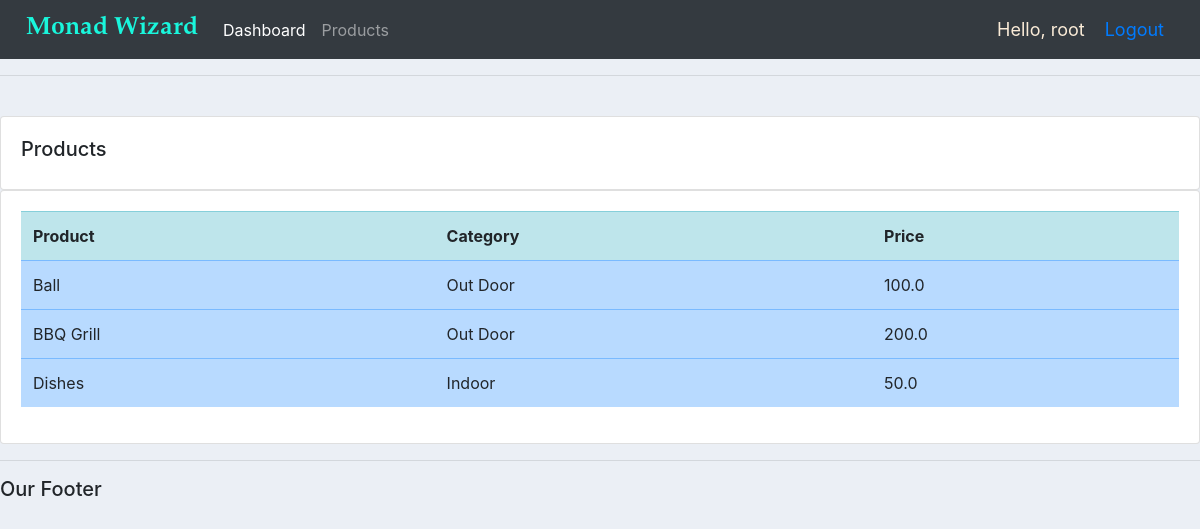
/products (signed in), run on the app's committed database.
### accounts/models.py (models this page shows, shortened)
class Product(models.Model):
    CATEGORY = (
        ('Indoor', 'Indoor'),
        ('Out Door', 'Out Door'),
    )
    name = models.CharField(max_length=200, null=True)
    price = models.FloatField(null=True)
    category = models.CharField(max_length=200, null=True,choices=CATEGORY)
    description = models.CharField(max_length=200, null=True, blank=True)
    date_created = models.DateTimeField(auto_now_add=True, null=True)
    tags = models.ManyToManyField(Tag)

### accounts/views.py (the view)
# urls.py: path('products', views.products, name="products"),
@login_required(login_url='login')
def products(request):
    products = Product.objects.all()
    return render(request,  'accounts/products.html', {'products':products})

### accounts/templates/accounts/products.html
{% extends 'accounts/main.html' %}
{% block content %}
<br>
<div class="row">
    <div class="col-md">
        <div class="card card-body">
            <h5>Products</h5>
        </div>
        <div class="card card-body">
            <table class="table">
                <tr class="table-info">
                    <th>Product</th>
                    <th>Category</th>
                    <th>Price</th>
                </tr>
                {% for i in products %}
                    <tr class="table-primary">
                    <td> {{ i.name }} </td>
                    <td> {{ i.category }} </td>
                    <td> {{ i.price }} </td>
                    </tr>
                {% endfor %}
            </table>
        </div>
    </div>
</div>
{% endblock %}

### accounts/templates/accounts/navbar.html (shortened to what this page needs)
{% load static %}
<nav class="navbar navbar-expand-lg navbar-dark bg-dark">
    <img src="{% static 'images/logo.png' %}" alt="MW">
    <div class="collapse navbar-collapse" id="navbarNav">
      <ul class="navbar-nav">
        <li class="nav-item active">
          <a class="nav-link" href="{% url 'home' %}">Dashboard </a>
        </li>
        <li class="nav-item">
          <a class="nav-link" href="{% url 'products' %}">Products</a>
        </li>
      </ul>
    </div>
    <span class="hello">Hello, {{ request.user }} </span>
    <span class="hello"><a href="{% url 'logout' %}">Logout</a></span>
  </nav>

### static/css/main.css (style rules this page uses)
body { background-color: #ebeff5; }

### accounts/templates/accounts/navbar.html (style rules this page uses)
.hello { font-size: 18px; color: antiquewhite; margin-right: 20px; }

### data on the page
Product: name "Ball", category "Out Door", price "100.0"
Product: name "BBQ Grill", category "Out Door", price "200.0"
Product: name "Dishes", category "Indoor", price "50.0"

### other printed values
{{ request.user }} "root"
